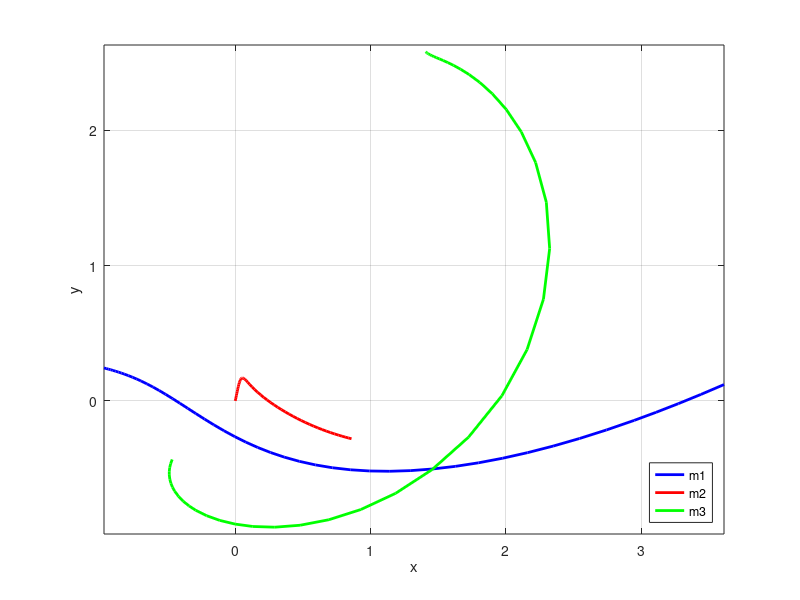

This chart was generated by the following MATLAB code:
clc;clear;
% 定义常量
G = 1;        % 引力常数
m1 = 1;     
m2 = 1;
m3 = 1;

% 定义微分方程组
odefun = @(t, Y) [
    Y(3); % x1' = vx1
    Y(4); % y1' = vy1
    Y(7); % x2' = vx2
    Y(8); % y2' = vy2
    Y(11); % x3' = vx3
    Y(12); % y3' = vy3
    -G * m2 * (Y(1) - Y(5)) / ((Y(1) - Y(5))^2 + (Y(2) - Y(6))^2)^1.5 - G * m3 * (Y(1) - Y(9)) / ((Y(1) - Y(9))^2 + (Y(2) - Y(10))^2)^1.5; % vx1'
    -G * m2 * (Y(2) - Y(6)) / ((Y(1) - Y(5))^2 + (Y(2) - Y(6))^2)^1.5 - G * m3 * (Y(2) - Y(10)) / ((Y(1) - Y(9))^2 + (Y(2) - Y(10))^2)^1.5; % vy1'
    -G * m1 * (Y(1) - Y(5)) / ((Y(1) - Y(5))^2 + (Y(2) - Y(6))^2)^1.5 - G * m3 * (Y(5) - Y(9)) / ((Y(5) - Y(9))^2 + (Y(6) - Y(10))^2)^1.5;  % vx2'
    -G * m1 * (Y(2) - Y(6)) / ((Y(1) - Y(5))^2 + (Y(2) - Y(6))^2)^1.5 - G * m3 * (Y(6) - Y(10)) / ((Y(5) - Y(9))^2 + (Y(6) - Y(10))^2)^1.5; % vy2'
    -G * m1 * (Y(1) - Y(9)) / ((Y(1) - Y(9))^2 + (Y(2) - Y(10))^2)^1.5 - G * m2 * (Y(5) - Y(9)) / ((Y(5) - Y(9))^2 + (Y(6) - Y(10))^2)^1.5; % vx3'
    -G * m1 * (Y(2) - Y(10)) / ((Y(1) - Y(9))^2 + (Y(2) - Y(10))^2)^1.5 - G * m2 * (Y(6) - Y(10)) / ((Y(5) - Y(9))^2 + (Y(6) - Y(10))^2)^1.5; % vy3'
];

x31 = 2*0.466;
k = 5;
x31 = x31/(10-k);% k = 9为初始状态
% 时间区间
tspan = [0 2.1];
y0 = [-0.970;0.243;0.970;-0.243;0;0;-0.466;-0.433;-0.466;-0.433;x31;2*0.433];

% 使用 ode45 求解
[t, Y] = ode45(odefun, tspan, y0);

% 绘制物体1、2、3的轨迹
plot(Y(:,1), Y(:,2), 'b', 'LineWidth', 2);  % 物体1轨迹
hold on;
plot(Y(:,5), Y(:,6), 'r', 'LineWidth', 2);  % 物体2轨迹
plot(Y(:,9), Y(:,10), 'g', 'LineWidth', 2); % 物体3轨迹
xlabel('x');
ylabel('y');
legend('m1', 'm2', 'm3','Location','southeast');
grid on;
axis equal;
hold off